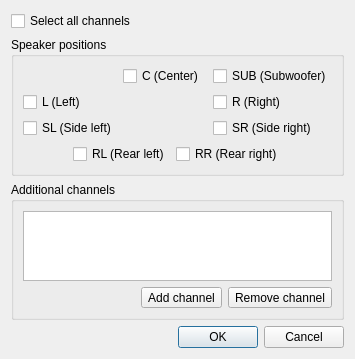
<?xml version="1.0" encoding="UTF-8"?>
<ui version="4.0">
 <class>ChannelFilterGUIDialog</class>
 <widget class="QDialog" name="ChannelFilterGUIDialog">
  <property name="geometry">
   <rect>
    <x>0</x>
    <y>0</y>
    <width>355</width>
    <height>329</height>
   </rect>
  </property>
  <property name="windowTitle">
   <string>Channel selection</string>
  </property>
  <layout class="QVBoxLayout" name="verticalLayout">
   <item>
    <widget class="QCheckBox" name="allChannelsCheckBox">
     <property name="text">
      <string>Select all channels</string>
     </property>
    </widget>
   </item>
   <item>
    <widget class="QGroupBox" name="positionsGroupBox">
     <property name="title">
      <string>Speaker positions</string>
     </property>
     <layout class="QGridLayout" name="gridLayout_2">
      <item row="3" column="2">
       <widget class="QCheckBox" name="sideRightCheckBox">
        <property name="text">
         <string>SR (Side right)</string>
        </property>
       </widget>
      </item>
      <item row="1" column="1">
       <widget class="QCheckBox" name="centerCheckBox">
        <property name="text">
         <string>C (Center)</string>
        </property>
       </widget>
      </item>
      <item row="1" column="2">
       <widget class="QCheckBox" name="subWooferCheckBox">
        <property name="text">
         <string>SUB (Subwoofer)</string>
        </property>
       </widget>
      </item>
      <item row="2" column="0">
       <widget class="QCheckBox" name="leftCheckBox">
        <property name="text">
         <string>L (Left)</string>
        </property>
       </widget>
      </item>
      <item row="4" column="0" rowspan="2" colspan="3">
       <widget class="QStackedWidget" name="stackedWidget">
        <property name="sizePolicy">
         <sizepolicy hsizetype="Preferred" vsizetype="Fixed">
          <horstretch>0</horstretch>
          <verstretch>0</verstretch>
         </sizepolicy>
        </property>
        <property name="currentIndex">
         <number>0</number>
        </property>
        <widget class="QWidget" name="page">
         <layout class="QHBoxLayout" name="horizontalLayout_2">
          <property name="leftMargin">
           <number>0</number>
          </property>
          <property name="topMargin">
           <number>0</number>
          </property>
          <property name="rightMargin">
           <number>0</number>
          </property>
          <property name="bottomMargin">
           <number>0</number>
          </property>
          <item>
           <spacer name="horizontalSpacer">
            <property name="orientation">
             <enum>Qt::Horizontal</enum>
            </property>
            <property name="sizeHint" stdset="0">
             <size>
              <width>1</width>
              <height>1</height>
             </size>
            </property>
           </spacer>
          </item>
          <item>
           <widget class="QCheckBox" name="rearLeftCheckBox">
            <property name="text">
             <string>RL (Rear left)</string>
            </property>
           </widget>
          </item>
          <item>
           <widget class="QCheckBox" name="rearRightCheckBox">
            <property name="text">
             <string>RR (Rear right)</string>
            </property>
           </widget>
          </item>
          <item>
           <spacer name="horizontalSpacer_2">
            <property name="orientation">
             <enum>Qt::Horizontal</enum>
            </property>
            <property name="sizeHint" stdset="0">
             <size>
              <width>1</width>
              <height>1</height>
             </size>
            </property>
           </spacer>
          </item>
         </layout>
        </widget>
        <widget class="QWidget" name="page_2">
         <layout class="QHBoxLayout" name="horizontalLayout">
          <property name="leftMargin">
           <number>0</number>
          </property>
          <property name="topMargin">
           <number>0</number>
          </property>
          <property name="rightMargin">
           <number>0</number>
          </property>
          <property name="bottomMargin">
           <number>0</number>
          </property>
          <item>
           <spacer name="horizontalSpacer_3">
            <property name="orientation">
             <enum>Qt::Horizontal</enum>
            </property>
            <property name="sizeHint" stdset="0">
             <size>
              <width>40</width>
              <height>1</height>
             </size>
            </property>
           </spacer>
          </item>
          <item>
           <widget class="QCheckBox" name="rearCenterCheckBox">
            <property name="text">
             <string>RC (Rear center)</string>
            </property>
           </widget>
          </item>
          <item>
           <spacer name="horizontalSpacer_4">
            <property name="orientation">
             <enum>Qt::Horizontal</enum>
            </property>
            <property name="sizeHint" stdset="0">
             <size>
              <width>40</width>
              <height>1</height>
             </size>
            </property>
           </spacer>
          </item>
         </layout>
        </widget>
       </widget>
      </item>
      <item row="3" column="0">
       <widget class="QCheckBox" name="sideLeftCheckBox">
        <property name="text">
         <string>SL (Side left)</string>
        </property>
       </widget>
      </item>
      <item row="2" column="2">
       <widget class="QCheckBox" name="rightCheckBox">
        <property name="text">
         <string>R (Right)</string>
        </property>
       </widget>
      </item>
     </layout>
    </widget>
   </item>
   <item>
    <widget class="QGroupBox" name="additionalChannelsGroupBox">
     <property name="title">
      <string>Additional channels</string>
     </property>
     <layout class="QGridLayout" name="gridLayout">
      <item row="2" column="2">
       <widget class="QToolButton" name="removeButton">
        <property name="text">
         <string>Remove channel</string>
        </property>
        <property name="icon">
         <iconset resource="../Editor.qrc">
          <normaloff>:/icons/list-remove-red.ico</normaloff>:/icons/list-remove-red.ico</iconset>
        </property>
       </widget>
      </item>
      <item row="2" column="1">
       <widget class="QToolButton" name="addButton">
        <property name="text">
         <string>Add channel</string>
        </property>
        <property name="icon">
         <iconset resource="../Editor.qrc">
          <normaloff>:/icons/list-add-green.ico</normaloff>:/icons/list-add-green.ico</iconset>
        </property>
       </widget>
      </item>
      <item row="2" column="0">
       <spacer name="horizontalSpacer_5">
        <property name="orientation">
         <enum>Qt::Horizontal</enum>
        </property>
        <property name="sizeHint" stdset="0">
         <size>
          <width>40</width>
          <height>20</height>
         </size>
        </property>
       </spacer>
      </item>
      <item row="0" column="0" colspan="3">
       <widget class="QListWidget" name="listWidget">
        <property name="editTriggers">
         <set>QAbstractItemView::AnyKeyPressed|QAbstractItemView::DoubleClicked|QAbstractItemView::EditKeyPressed</set>
        </property>
        <property name="dragEnabled">
         <bool>true</bool>
        </property>
        <property name="dragDropMode">
         <enum>QAbstractItemView::InternalMove</enum>
        </property>
        <property name="selectionMode">
         <enum>QAbstractItemView::ExtendedSelection</enum>
        </property>
       </widget>
      </item>
     </layout>
    </widget>
   </item>
   <item>
    <widget class="QDialogButtonBox" name="buttonBox">
     <property name="orientation">
      <enum>Qt::Horizontal</enum>
     </property>
     <property name="standardButtons">
      <set>QDialogButtonBox::Cancel|QDialogButtonBox::Ok</set>
     </property>
    </widget>
   </item>
  </layout>
 </widget>
 <resources>
  <include location="../Editor.qrc"/>
 </resources>
 <connections>
  <connection>
   <sender>buttonBox</sender>
   <signal>accepted()</signal>
   <receiver>ChannelFilterGUIDialog</receiver>
   <slot>accept()</slot>
   <hints>
    <hint type="sourcelabel">
     <x>257</x>
     <y>303</y>
    </hint>
    <hint type="destinationlabel">
     <x>157</x>
     <y>274</y>
    </hint>
   </hints>
  </connection>
  <connection>
   <sender>buttonBox</sender>
   <signal>rejected()</signal>
   <receiver>ChannelFilterGUIDialog</receiver>
   <slot>reject()</slot>
   <hints>
    <hint type="sourcelabel">
     <x>325</x>
     <y>303</y>
    </hint>
    <hint type="destinationlabel">
     <x>286</x>
     <y>274</y>
    </hint>
   </hints>
  </connection>
 </connections>
</ui>
